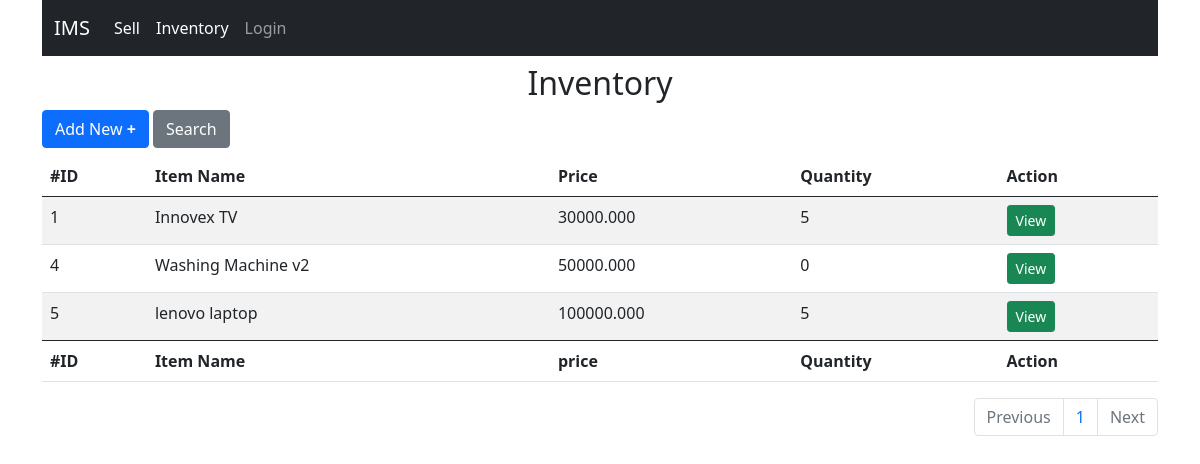
Page /search_inventory on the committed database.
### app_inventory/models.py (models this page shows, shortened)
class Item(models.Model):
    item_name = models.CharField(max_length=100)
    price = models.DecimalField(decimal_places=3,max_digits=15)
    qty = models.IntegerField(null=True)

### app_inventory/views.py (the view)
# urls.py: path('search_inventory',inventory_search, name='search-inventory'),
def inventory_search(request):
    if request.method == "POST":
        item_name = request.POST['item_name']
        items = Item.objects.filter(item_name__icontains=item_name)
        return inventory_render(request, items)
    else:
        items = Item.objects.all()
        return inventory_render(request, items)

### app_inventory/views.py (called while the page is built)
def inventory_render(request,items):
    paginator = Paginator(items,10)
    if request.method == 'GET' and request.GET.get('page',None):
        page = request.GET['page']
    else:
        page = 1
    recodes = paginator.get_page(page)
    return render(request,'inventory.html',{'recodes':recodes})

### templates/inventory.html (shortened to what this page needs)
{% extends 'base.html' %}
{% block body %}
    <h2 class="text-center mt-2">Inventory</h2>
    <button type="button" class="btn btn-primary mb-2" data-bs-toggle="modal" data-bs-target="#add-new-modal">Add New <b>+</b></button>
    <button type="button" class="btn btn-secondary mb-2" data-bs-toggle="modal" data-bs-target="#search-modal">Search</button>
      <table id="example" class="table table-striped" style="width:100%">
        <thead>
            <tr>
                <th>#ID</th>
                <th>Item Name</th>
                <th>Price</th>
                <th>Quantity</th>
                <th>Action</th>
            </tr>
        </thead>
        <tbody>
            {% if recodes %}
                {% for recode in recodes %}
                    <tr id="tr-{{ recode.id }}">
                        <td id="td-{{ recode.id }}-id"> {{ recode.id }} </td>
                        <td id="td-{{ recode.id }}-item_name"> {{ recode.item_name }} </td>
                        <td id="td-{{ recode.id }}-price"> {{ recode.price }} </td>
                        <td id="td-{{ recode.id }}-qty"> {{ recode.qty }} </td>
                        <td> <button type="button" onclick="view(id)" class="btn btn-success btn-sm btn-view" id="{{ recode.id }}" data-bs-toggle="modal" data-bs-target="#view-modal">View</button></td>
                    </tr>
                {% endfor %}
            {% else %}
                <tr>
                    <td colspan="6"><h6 class="text-center">There are no recodes.</h6></td>
                </tr>
            {% endif %}
        </tbody>
        <tfoot>
            <tr>
                <th>#ID</th>
                <th>Item Name</th>
                <th>price</th>
                <th>Quantity</th>
                <th>Action</th>
            </tr>
        </tfoot>
    </table>
    <nav aria-label="Page navigation example">
        <ul class="pagination justify-content-end">
            {% if recodes.has_previous %}
            <li class="page-item">
                <a class="page-link" href="?page={{ recodes.previous_page_number }}" tabindex="-1" aria-disabled="true">Previous</a>
            </li>
            {% else %}
            <li class="page-item disabled">
                <a class="page-link" href="#" tabindex="-1" aria-disabled="true">Previous</a>
            </li>
            {% endif %}
          <li class="page-item"><p class="page-link">{{ recodes.number}}</p></li>
          {% if recodes.has_next %}
            <li class="page-item">
                <a class="page-link" href="?page={{ recodes.next_page_number }}">Next</a>
            </li>
          {% else %}
             <li class="page-item disabled">
                <a class="page-link" >Next</a>
             </li>
          {% endif %}
        </ul>
      </nav>
{% endblock %}

### rows in the picture
Item: id "1", item_name "Innovex TV", price "30000.000", qty "5"
Item: id "4", item_name "Washing Machine v2", price "50000.000", qty "0"
Item: id "5", item_name "lenovo laptop", price "100000.000", qty "5"

### other values in the picture
{{ recodes.number }} "1"
